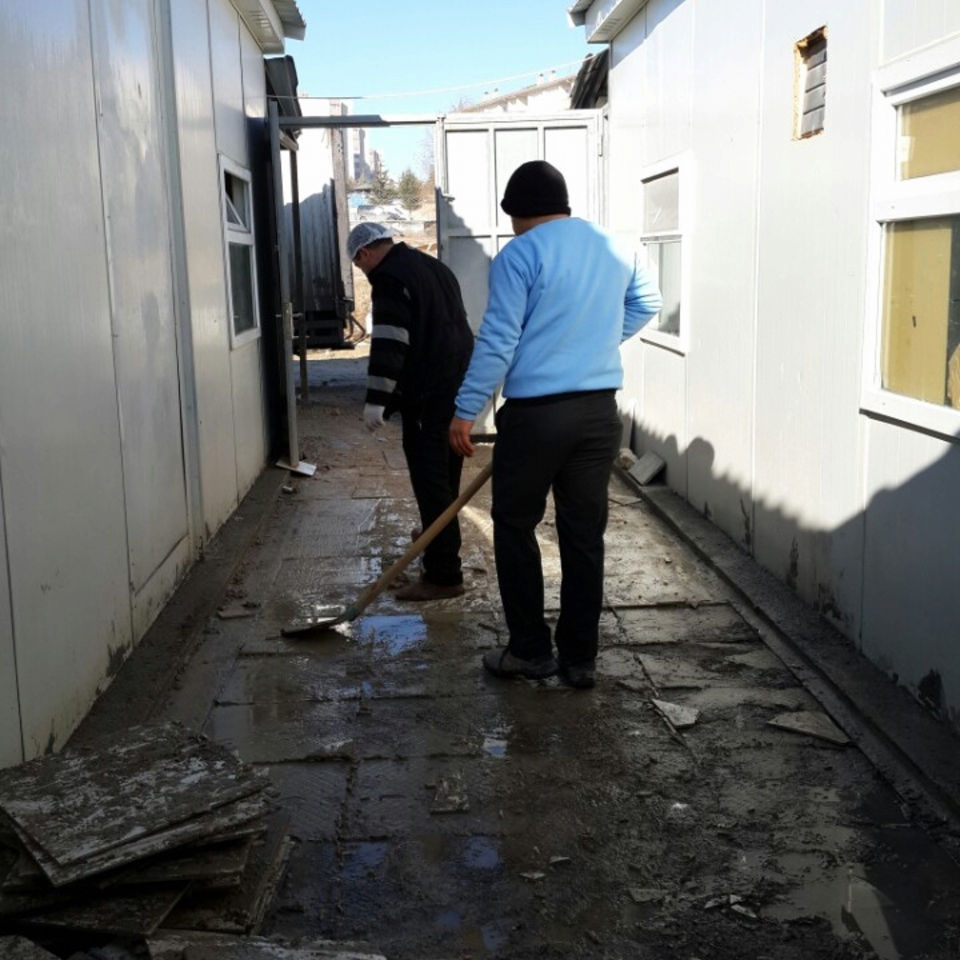
#> input picture random_forest/pic/image_126.jpg, 1920 x 1920 px (shown at 1/2 size); its folder holds only this picture in this run
$ python generate_sample.py   (older library calls are emulated)
#> lines starting #> are read from the running program, lines starting #| are printed output that depends on the picture
import os
import random
from PIL import Image


#生成随机的宽高
def generate_width_height():
    height = random.randint(50, 100)
    times = random.randint(1,3)
    width = height*times

    print(height)
    print(width)
    return (width, height)


def split_image(img_path, save_path, flag=False):
#> called with img_path = './pic/image_126.jpg', save_path = './result/1.jpg', flag = True
    im = Image.open(img_path)
#> im is the input picture: PIL image 1920x1920 RGB; mean R, G, B 110.2, 112.8, 111.8
    width, height = im.size
#> width = 1920; height = 1920
    print(width/2, height/2)
#| 960.0 960.0
    wid_start = random.randint(0, int(width/2))
#> wid_start = 864
    hei_start = random.randint(0, int(height/2))
#> hei_start = 394
    wid_dela, hei_dela = generate_width_height()
    wid_end = wid_start+wid_dela
#> wid_end = 1060
    hei_end = hei_start+hei_dela
#> hei_end = 492
    if wid_end>width or hei_end > height:
        print('exceed original pic size')
        return
    box = (wid_start, hei_start, wid_end, hei_end)
#> box = (864, 394, 1060, 492)

    region = im.crop(box)
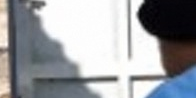
#> region: PIL image 196x98 RGB; mean R, G, B 155.1, 157.4, 161.4
    if flag:
        new_save_path = save_path.replace('result', 'result_resize')
        region.resize((100, 32),Image.ANTIALIAS).save(new_save_path)
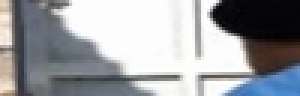
#> saved as 1.jpg: PIL image 100x32 RGB (shown 3 times larger); mean R, G, B 155.1, 157.4, 161.4
        return
    region.save(save_path)


def start_task():
    save_path = './result/'
    for path,_,files in os.walk('./pic/'):
        print(path)
        print(files)
        i = 1
        for f_name in files:

            tmp_path = path+f_name
            print(tmp_path)
            tmp_save_path = save_path+str(i)+'.jpg'
            split_image(tmp_path, tmp_save_path, flag=True)
            i += 1
            print(i)

if __name__=='__main__':
    print('1111111')
    #split_image('./test.jpg')
    start_task()

$ run again, on random_forest/pic/image_164.jpg
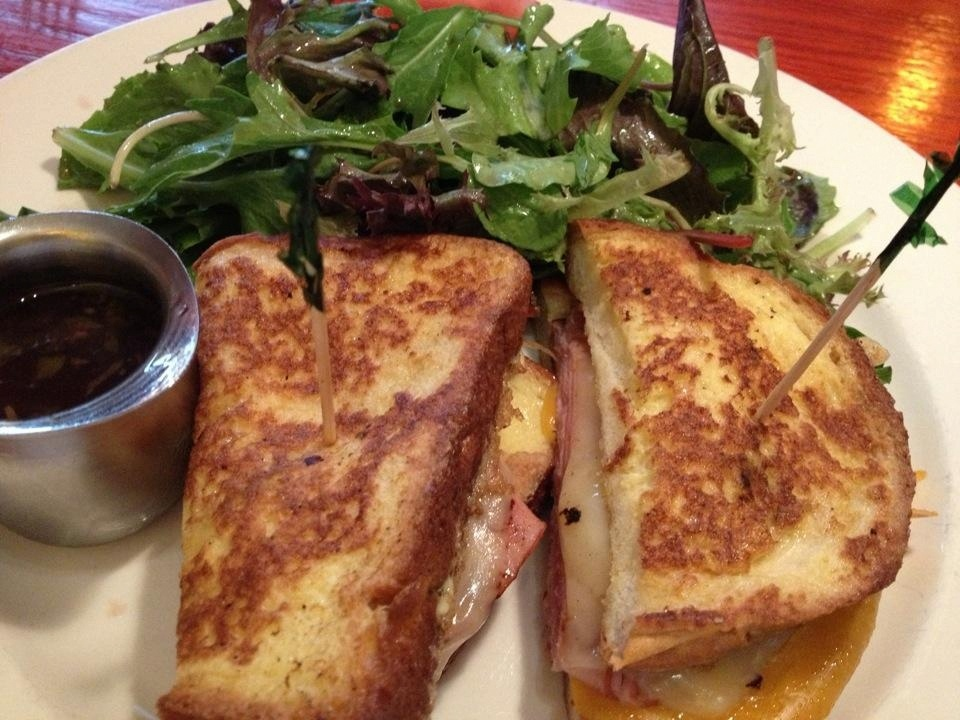
#> input picture random_forest/pic/image_164.jpg, 960 x 720 px
#> in split_image, im is the input picture: PIL image 960x720 RGB; mean R, G, B 146.6, 110.2, 76.7
#| 480.0 360.0
#> in split_image, `region = im.crop(box)`:
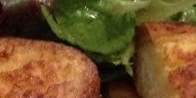
#> region: PIL image 196x98 RGB; mean R, G, B 112.8, 80.9, 40.5
#> in split_image, `region.resize((100, 32),Image.ANTIALIAS).save(new_save_path)`:
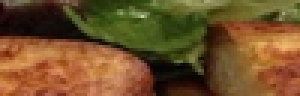
#> saved as 1.jpg: PIL image 100x32 RGB (shown 3 times larger); mean R, G, B 112.8, 80.9, 40.5

$ run again, on random_forest/pic/image_17.jpg
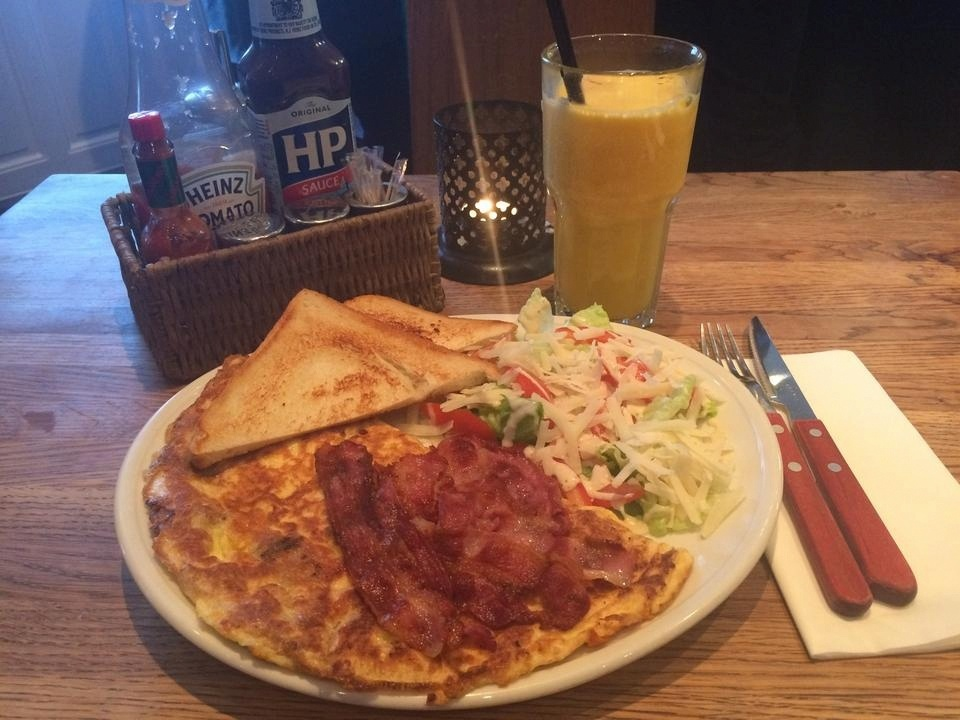
#> input picture random_forest/pic/image_17.jpg, 960 x 720 px
#> in split_image, im is the input picture: PIL image 960x720 RGB; mean R, G, B 135.4, 99.5, 81.5
#| 480.0 360.0
#> in split_image, `region = im.crop(box)`:
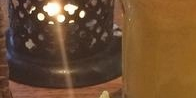
#> region: PIL image 196x98 RGB; mean R, G, B 111.7, 79.1, 49.6
#> in split_image, `region.resize((100, 32),Image.ANTIALIAS).save(new_save_path)`:
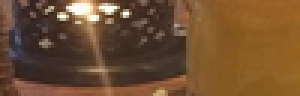
#> saved as 1.jpg: PIL image 100x32 RGB (shown 3 times larger); mean R, G, B 111.6, 79, 49.6

$ run again, on random_forest/pic/image_137.jpg
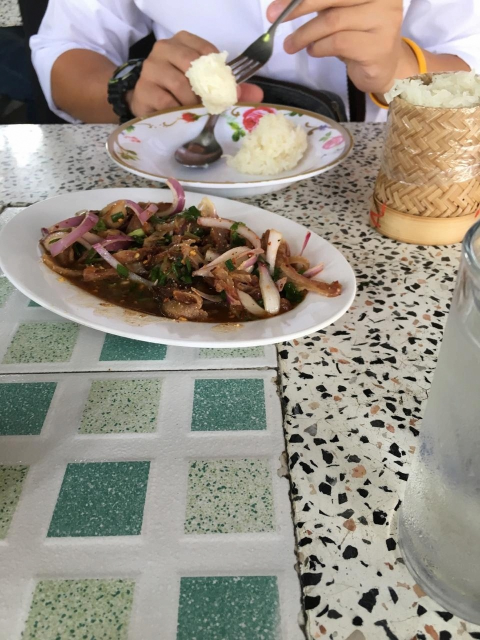
#> input picture random_forest/pic/image_137.jpg, 960 x 1280 px (shown at 1/2 size)
#> in split_image, im is the input picture: PIL image 960x1280 RGB; mean R, G, B 151.3, 144.5, 133.9
#| 480.0 640.0
#> in split_image, `region = im.crop(box)`:
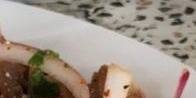
#> region: PIL image 196x98 RGB; mean R, G, B 158.8, 146.3, 135.1
#> in split_image, `region.resize((100, 32),Image.ANTIALIAS).save(new_save_path)`:
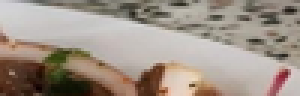
#> saved as 1.jpg: PIL image 100x32 RGB (shown 3 times larger); mean R, G, B 158.8, 146.3, 135.1
